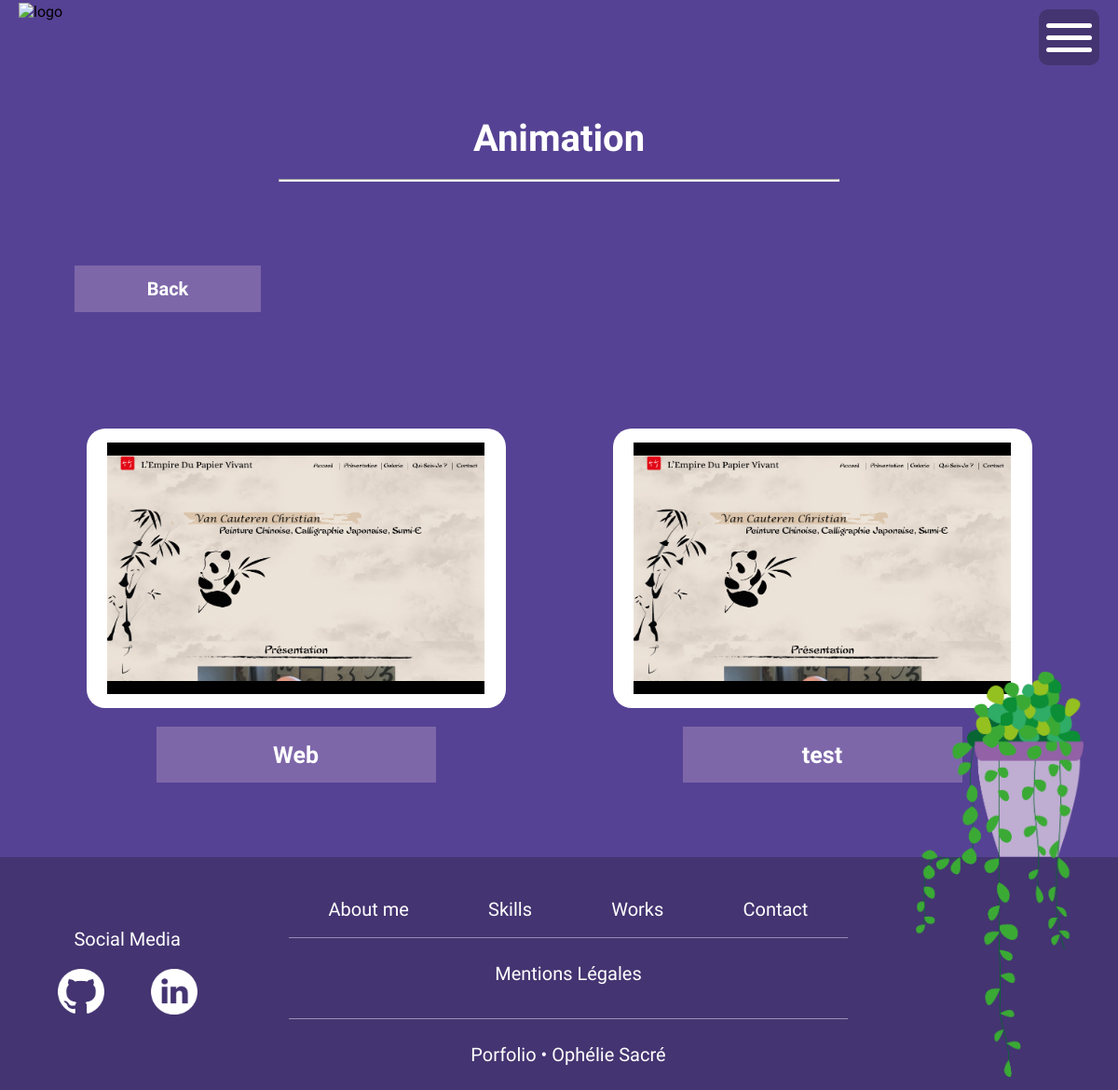
Screenshot of /web.php with the database file from the repository.
### tables this page shows
CREATE TABLE IF NOT EXISTS `web` (
  `id` int NOT NULL AUTO_INCREMENT,
  `nom` varchar(255) NOT NULL,
  `photo` varchar(255) NOT NULL,
  `url` varchar(255) NOT NULL,
  `figma` varchar(255) NOT NULL,
  `description` text NOT NULL,
  `date` date NOT NULL,
  PRIMARY KEY (`id`)
);

### web.php (the view, shortened to what this page needs)
<?php
    require "connexion.php";
?>
<!DOCTYPE html>
<html lang="en">
<head>
    <link rel="stylesheet" href="style.css">
</head>
<body>
<?php
    include("headfoot/header.php");
?>
    <div class="slide slideworks">
        <div class="contenttitre">
            <div class="btnback2">
                <a class="btnback" href="index.php#works">Back</a>
            </div>
            <div class="titre">
                <h1>Animation</h1>
                <hr>
            </div>
        </div>
        <div class="contentworks2">
            <div class="contentworks">
            <?php
                $req = $bdd->query("SELECT * FROM web ORDER BY id ASC");
                while($don = $req->fetch())
                {
                    echo "<div class='pc'>";
                        echo "<div class='ecran'>";
                            echo "<div class='pcimg'>";
                                echo "<img src='images/".$don['photo']."' class='img' />";
                            echo "</div>";
                        echo "</div>";
                        echo "<div class='btnpc2'>";
                        echo "<a href='showweb.php?id=".$don['id']."' class='btnpc'>".$don['nom']."</a>";
                        echo "</div>";
                    echo "</div>";
                }
            ?>
            </div>
        </div>
        <?php
    include("headfoot/footer.php");
?>
</body>
</html>

### style.css (style rules this page uses)
* { margin: 0; padding: 0; }
html,body { height: 100%; font-family: "Rajdhani", sans-serif; scroll-behavior: smooth; }
.slide { min-height: 100vh; overflow: hidden; }
hr { width: 50%; background-color: white; height: 1px; margin-top: 20px; }
.contentworks { width: 90%; grid-template-columns: repeat(3,1fr); display: grid; margin-top: 80px; margin-bottom: 80px; gap: 50px; transition: all 1s; overflow: hidden; }
.pc { display: flex; flex-direction: column; align-items: center; }
.ecran { width: 560px; height: 350px; background-color: white; display: flex; justify-content: center; align-items: center; overflow: hidden; transition: all 1s; }
.pcimg { width: 90%; height: 90%; background-color: rgb(0, 0, 0); background-position: center center; background-size: contain; background-repeat: no-repeat; overflow: hidden; display: flex; justify-content: center; align-items: center; }
.ecran div img { width: 100%; }
.btnpc2 { background-color: #ffd2f7; width: 300px; height: 60px; margin-top: 20px; }
.btnpc { background-color:#7D67A9; width: 300px; height: 60px; display: flex; justify-content: center; align-items: center; transition: all 1s; font-weight: 600; font-size: 25px; text-decoration: none; color: white; }
.slideworks { background-color: #564294; }
.contenttitre { display: flex; width: 100%; height: 300px; margin-top: 80px; align-items: center; transition: all 1s; }
.btnback { width: 200px; height: 50px; display: flex; align-items: center; justify-content: center; background-color: #7D67A9; transition: all 1s; z-index: 1; color: white; font-size: 20px; text-decoration: none; font-weight: 700; transition: all 1s; z-index: 2; }
.btnback2 { width: 200px; height: 50px; background-color:#ffd2f7; z-index: 1; margin-left: 80px; }
.titre { width: 100%; display: flex; justify-content: center; align-items: center; position: absolute; color: white; flex-direction: column; }
.titre h1 { font-size: 40px; }
.contentworks2 { width: 100%; display: flex; justify-content: center; }
@media all and (max-width: 3840px) { .ecran { width: 500px; height: 300px; } }
@media all and (max-width: 2240px) { .ecran { width: 500px; height: 300px; } }
@media all and (max-width: 1990px) { .ecran { width: 500px; height: 300px; } }
@media all and (max-width: 1920px) { .ecran { width: 500px; height: 300px; } }
@media all and (max-width: 1780px) { .contentworks { grid-template-columns: repeat(2,1fr); } }
@media all and (max-width: 1780px) { .ecran { width: 550px; height: 350px; } }
@media all and (max-width: 1500px) { .ecran { width: 560px; height: 350px; border-radius: 20px; } }
@media all and (max-width: 1300px) { .ecran { width: 500px; height: 300px; } }
@media all and (max-width: 1200px) { .ecran { width: 450px; height: 300px; border-radius: 20px; } }
@media all and (max-width: 1200px) { .contenttitre { justify-content: space-around; flex-direction: column-reverse; } }
@media all and (max-width: 1200px) { .btnback2 { align-self: flex-start; } }
@media all and (max-width: 1200px) { .titre { position: relative; } }

### rows the page displays
web: photo (picture), nom "Web"
web: photo (picture), nom "test"
